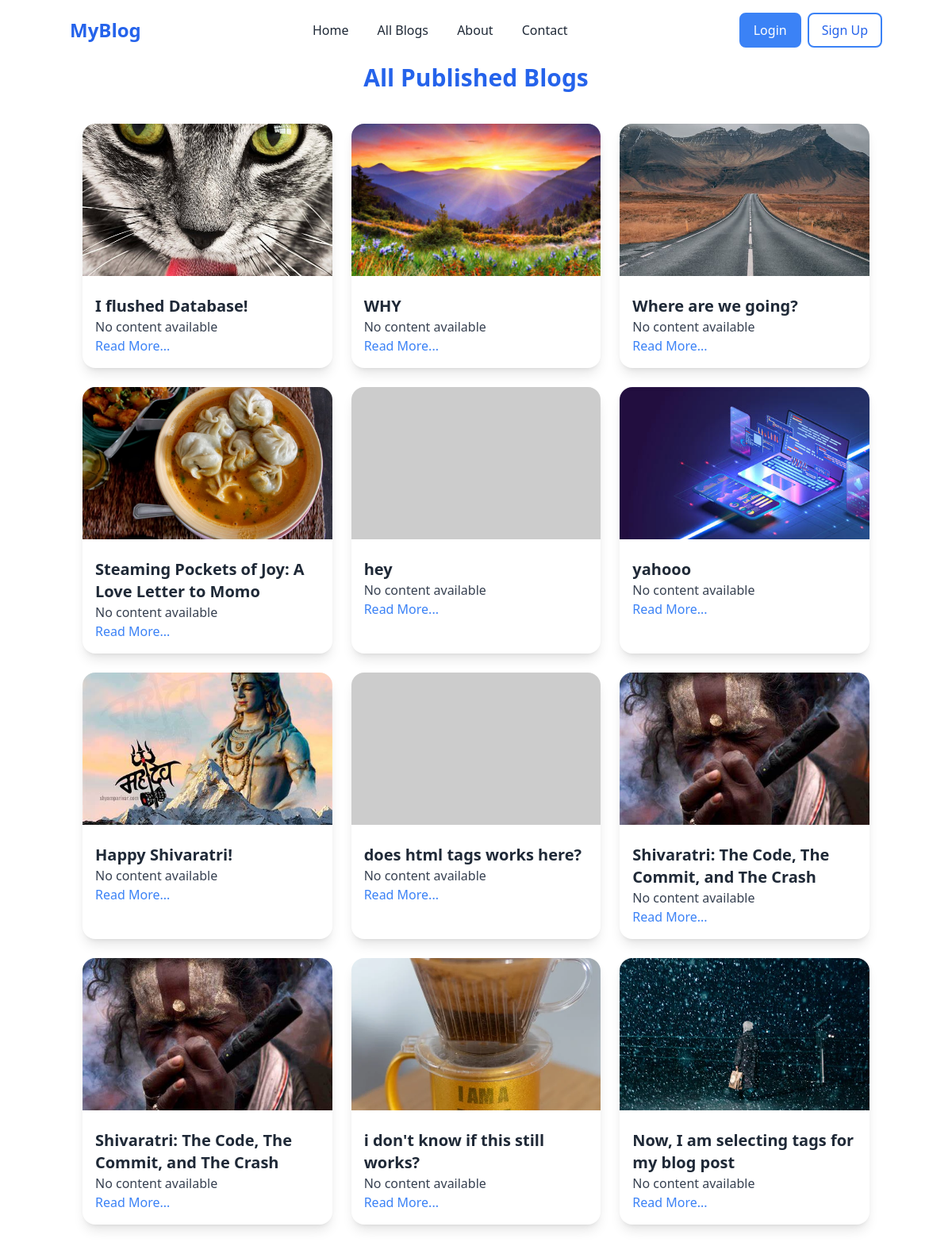
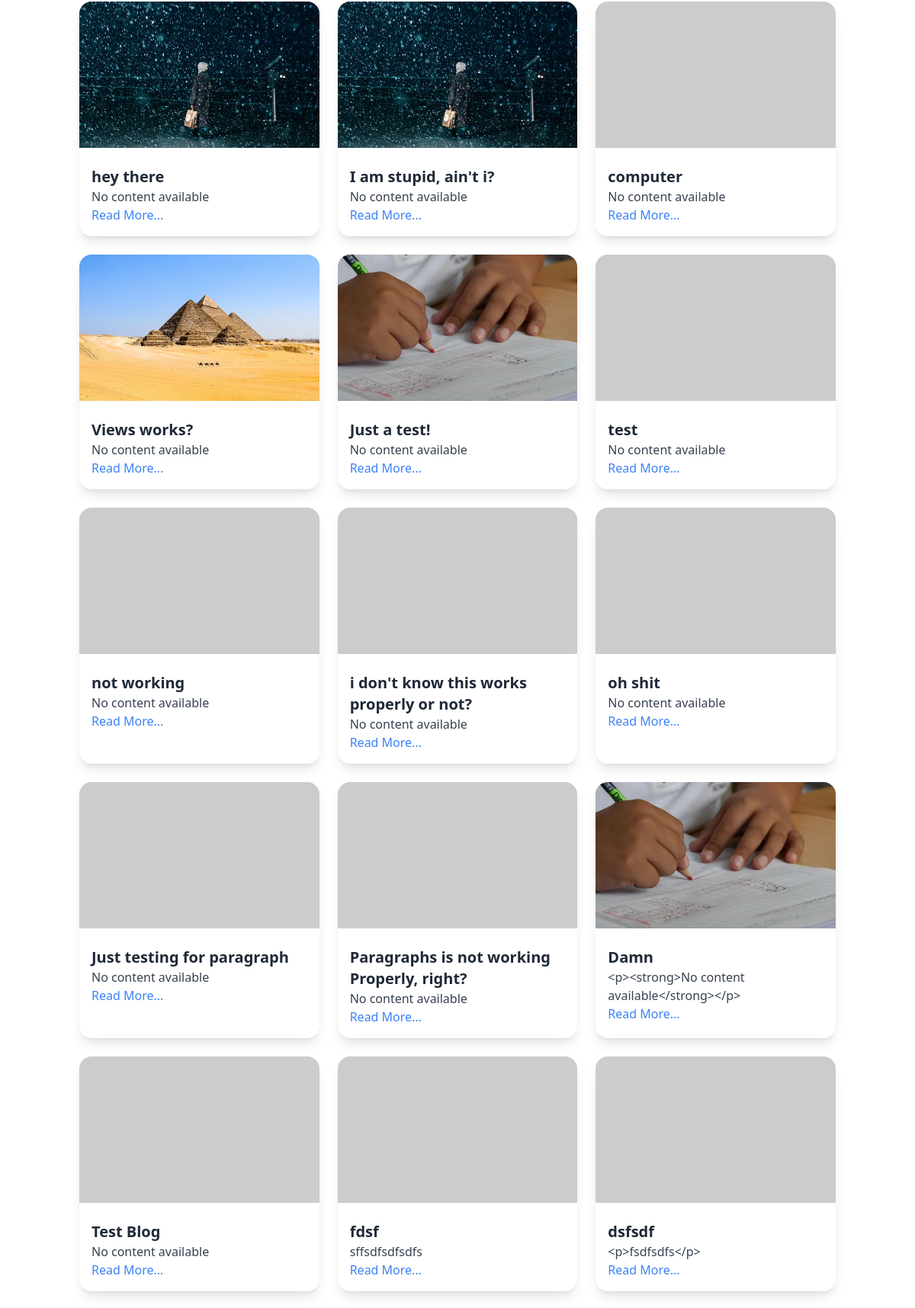
/allblogs/ (upper part), run on the app's committed database (2 pictures, top to bottom).
### blog/models.py (models this page shows, shortened)
class Post(models.Model):
    title=models.CharField(max_length=200)
    content=RichTextField()
    author=models.CharField(max_length=100)
    created_at=models.DateTimeField(auto_now_add=True)
    updated_at=models.DateTimeField(auto_now=True)
    image = models.ImageField(upload_to='blog_images/', null=True, blank=True)
    tags = models.ManyToManyField(Tag, related_name='posts', blank=True)
    views = models.PositiveIntegerField(default=0)

### blog/views.py (the view)
# urls.py: path('allblogs/',views.all_blogs, name='all_blogs'),
def all_blogs(request):
    posts=Post.objects.all()
    return render(request,'all_blog.html',{'posts':posts})

### blog/templates/all_blog.html (shortened to what this page needs)
{% extends 'base.html' %}
{% block content %}
<div class="container mx-auto pt-20 px-4">
    <h1 class="text-center text-3xl font-bold text-blue-600 mb-10">All Published Blogs</h1>
    <div class="grid md:grid-cols-3 gap-6">
        {% for post in posts %}
        <div class="bg-white rounded-2xl shadow-lg overflow-hidden transition-transform transform hover:scale-105 hover:shadow-xl">
            {% if post.image %}
            <img src="{{ post.image.url }}" alt="Post Image" class="w-full h-48 object-cover">
            {% else %}
            <img src="https://via.placeholder.com/300" alt="No Image" class="w-full h-48 object-cover">
            {% endif %}
            <div class="p-4">
                <h2 class="text-xl font-semibold text-gray-800 mt-2">{{ post.title }}</h2>
                <p class="text-gray-700">{{ post.content|truncatechars:100 }}</p>
                <a href="{% url 'blog' post.id %}" class="text-blue-500 hover:underline">Read More...</a>
            </div>
        </div>
        {% empty %}
        <p class="col-span-3 text-center text-gray-500">No posts available.</p>
        {% endfor %}
    </div>
</div>
{% endblock %}

### blog/templates/base.html (style rules this page uses)
html { scroll-behavior: smooth; }

### data on the page
Post: image (picture), title "I flushed Database!", content "No content available"
Post: image (picture), title "WHY", content "No content available"
Post: image (picture), title "Where are we going?", content "No content available"
Post: image (picture), title "Steaming Pockets of Joy: A Love Letter to Momo", content "No content available"
Post: title "hey", content "No content available"
Post: image (picture), title "yahooo", content "No content available"
Post: image (picture), title "Happy Shivaratri!", content "No content available"
Post: title "does html tags works here?", content "No content available"
Post: image (picture), title "Shivaratri: The Code, The Commit, and The Crash", content "No content available"
Post: image (picture), title "Shivaratri: The Code, The Commit, and The Crash", content "No content available"
Post: image (picture), title "i don't know if this still works?", content "No content available"
Post: image (picture), title "Now, I am selecting tags for my blog post", content "No content available"
Post: image (picture), title "hey there", content "No content available"
Post: image (picture), title "I am stupid, ain't i?", content "No content available"
Post: title "computer", content "No content available"
Post: image (picture), title "Views works?", content "No content available"
Post: image (picture), title "Just a test!", content "No content available"
Post: title "test", content "No content available"
Post: title "not working", content "No content available"
Post: title "i don't know this works properly or not?", content "No content available"
Post: title "oh shit", content "No content available"
Post: title "Just testing for paragraph", content "No content available"
Post: title "Paragraphs is not working Properly, right?", content "No content available"
Post: image (picture), title "Damn", content "<p><strong>No content available</strong></p>"
Post: title "Test Blog", content "No content available"
Post: title "fdsf", content "sffsdfsdfsdfs"
Post: title "dsfsdf", content "<p>fsdfsdfs</p>"
